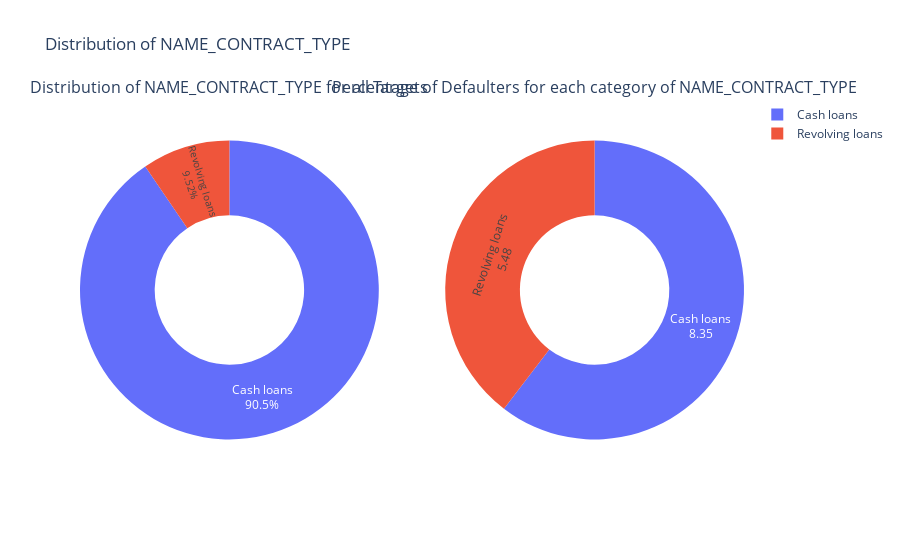

Notebook cell for this chart:
### Markdown cell above
<b><u>Distribution of Categorical Variable NAME_CONTRACT_TYPE</u></b>

This column contains information about the type of loan for the given applicant. As per the documentation provided by Home Credit, there are two types of loans, i.e. Revolving Loans and Cash Loans.

### Code cell
#let us first see the unique categories of 'NAME_CONTRACT_TYPE'
print_unique_categories(application_train, 'NAME_CONTRACT_TYPE')

#plotting the Pie Plot for the column
plot_categorical_variables_pie(application_train, 'NAME_CONTRACT_TYPE', hole = 0.5)
print('-'*100)

### Figure 1 — Plotly figure (JSON) as saved in the notebook; plotly's stock layout.template omitted (floating-point values rounded to 4 significant figures)
{"data": [{"domain": {"x": [0, 0.45], "y": [0, 1]}, "hole": 0.5, "labels": ["Cash loans", "Revolving loans"], "textinfo": "label+percent", "textposition": "inside", "type": "pie", "values": [278232, 29279]}, {"domain": {"x": [0.55, 1], "y": [0, 1]}, "hole": 0.5, "hoverinfo": "label+value", "labels": ["Cash loans", "Revolving loans"], "textinfo": "label+value", "type": "pie", "values": [8.35, 5.48]}], "layout": {"annotations": [{"font": {"size": 16}, "showarrow": false, "text": "Distribution of NAME_CONTRACT_TYPE for all Targets", "x": 0.225, "xanchor": "center", "xref": "paper", "y": 1, "yanchor": "bottom", "yref": "paper"}, {"font": {"size": 16}, "showarrow": false, "text": "Percentage of Defaulters for each category of NAME_CONTRACT_TYPE", "x": 0.775, "xanchor": "center", "xref": "paper", "y": 1, "yanchor": "bottom", "yref": "paper"}], "title": {"text": "Distribution of NAME_CONTRACT_TYPE"}}}
